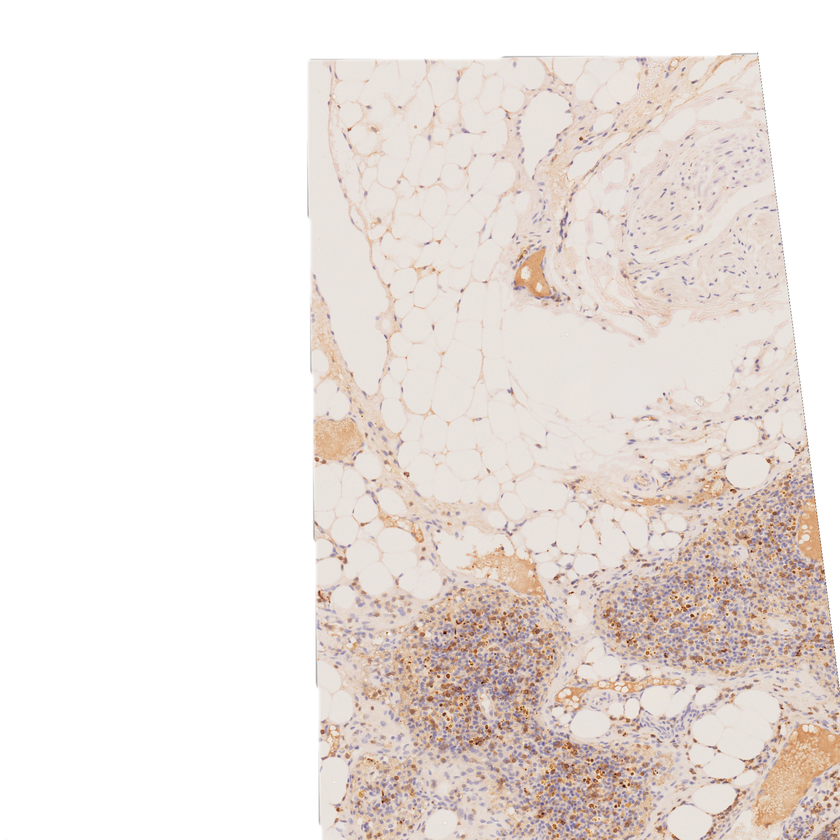
#> input picture data/membrane/IMAGES/r/real_1.png, 840 x 840 px, shrunk from 2048 x 2048 before the run; its folder holds 3 pictures in this run
$ jupyter execute image_similarity2.ipynb   (Python 2 division)
#> lines starting #> are read from the running program, lines starting #| are printed output that depends on the picture; pictures that were not available may be replaced by others from this repository, and a replacement may not be noted
[cell 1]
import cv2
import numpy as np

img_num = 1
original = cv2.imread("data/membrane/IMAGES/r/real_{}.png".format(img_num))
#> original is the input picture: shape (840, 840, 3); mean B, G, R 223.7, 227.9, 235.9
# original = cv2.resize(original, (512,512))
image_to_compare = cv2.imread("data/membrane/IMAGES/f/fake_{}.png".format(img_num))
# image_to_compare = cv2.resize(image_to_compare, (original.shape[1], original.shape[0]))

# Check for similarities between the 2 images
# sift = cv2.xfeatures2d.SIFT_create()
sift = cv2.SIFT_create()
kp_1, desc_1 = sift.detectAndCompute(original, None)
#> kp_1 = 4306 keypoints; strongest (x, y, size): (624, 786, 2), (445, 633, 2), (692, 615, 2.1), (444, 714, 2.3)
kp_2, desc_2 = sift.detectAndCompute(image_to_compare, None)
#> kp_2 has the same summary as kp_1

print("Keypoints 1ST Image: " + str(len(kp_1)))
#| Keypoints 1ST Image: 4306
print("Keypoints 2ND Image: " + str(len(kp_2)))
#| Keypoints 2ND Image: 4306


index_params = dict(algorithm=0, trees=5)
search_params = dict()
flann = cv2.FlannBasedMatcher(index_params, search_params)

matches = flann.knnMatch(desc_1, desc_2, k=2)
#> matches = 4306 matches

good_points = []
for m, n in matches:
    if m.distance < 0.75*n.distance:
        good_points.append(m)
#> after the loop, good_points = 4306 matches

number_keypoints = 0
if len(kp_1) <= len(kp_2):
    number_keypoints = len(kp_1)
#> number_keypoints = 4306
else:
    number_keypoints = len(kp_2)


print("GOOD Matches:",len(good_points))
#| GOOD Matches: 4306
print("How good it's the match", len(good_points)/number_keypoints*100)
#| How good it's the match 100

result = cv2.drawMatches(original, kp_1, image_to_compare, kp_2, good_points, None)
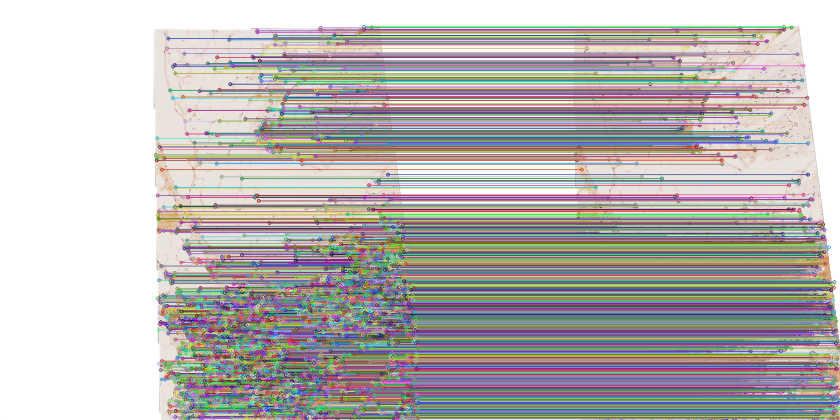
#> result: shape (840, 1680, 3) (shown at 1/2 size); mean B, G, R 179.5, 180.4, 184.6
cv2.imshow("result",cv2.resize(result, None, fx=0.3, fy=0.3))
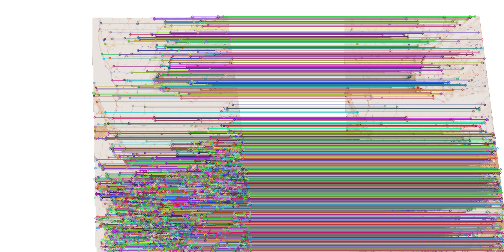
#> window 'result': shape (252, 504, 3); mean B, G, R 180.1, 179.9, 185
# cv2.imwrite("feature_matching.png",result)

# cv2.imshow("Original",cv2.resize(original, None, fx=0.3, fy=0.3))
# cv2.imshow("Duplicate",cv2.resize(image_to_compare, None, fx=0.3, fy=0.3))
cv2.waitKey(0)
cv2.destroyAllWindows()

[cell 2]
import cv2
import numpy as np

img_num = 2
original = cv2.imread("data/membrane/IMAGES/r/real_{}.png".format(img_num))
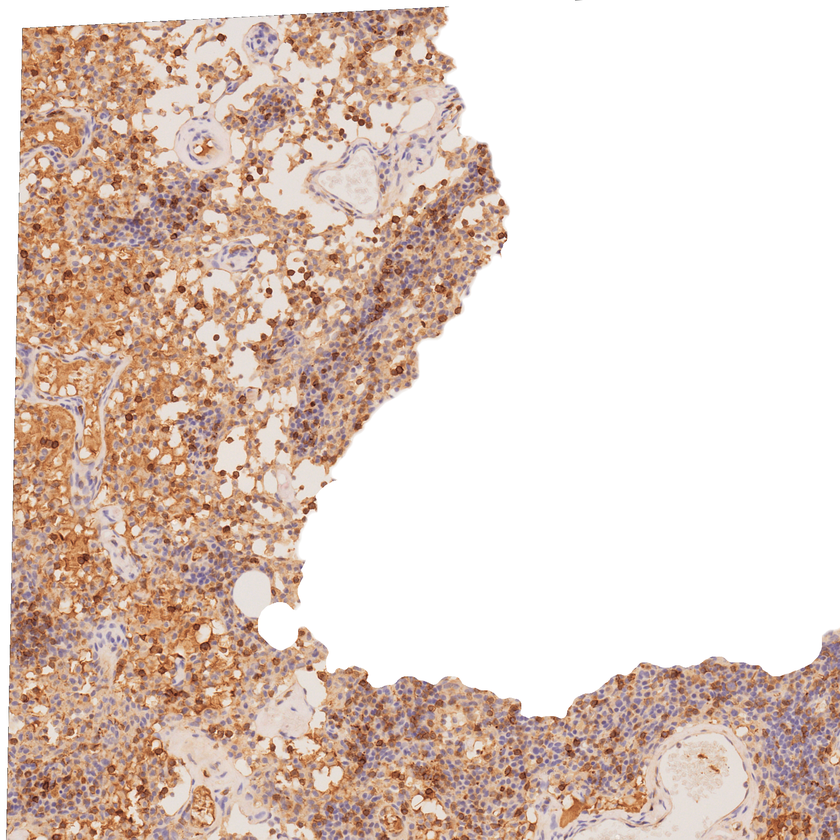
#> input picture data/membrane/IMAGES/r/real_3.png, 840 x 840 px, shrunk from 2048 x 2048 before the run, given in place of real_2.png, which was not available
#> original is the input picture: shape (840, 840, 3); mean B, G, R 194.5, 204.3, 222.8
image_to_compare = cv2.imread("data/membrane/IMAGES/f/fake_{}.png".format(img_num))

# checking Similarities Using ORB Algorithm
orb = cv2.ORB_create()
kp_1, desc_1 = orb.detectAndCompute(original,None)
#> kp_1 = 500 keypoints; strongest (x, y, size): (269, 289, 37.2), (506, 235, 31), (306, 513, 31), (217, 337, 37.2)
kp_2, desc_2 = orb.detectAndCompute(image_to_compare,None)
#> kp_2 has the same summary as kp_1

matcher = cv2.BFMatcher(cv2.NORM_HAMMING)
matches = matcher.knnMatch(desc_1,desc_2,k=2)
#> matches = 500 matches

good = []
for m,n in matches:
    if m.distance < 0.9*n.distance:
        good.append([m])
#> after the loop, good = 500 matches

final_image = cv2.drawMatchesKnn(original,kp_1,image_to_compare,kp_2,good,None)
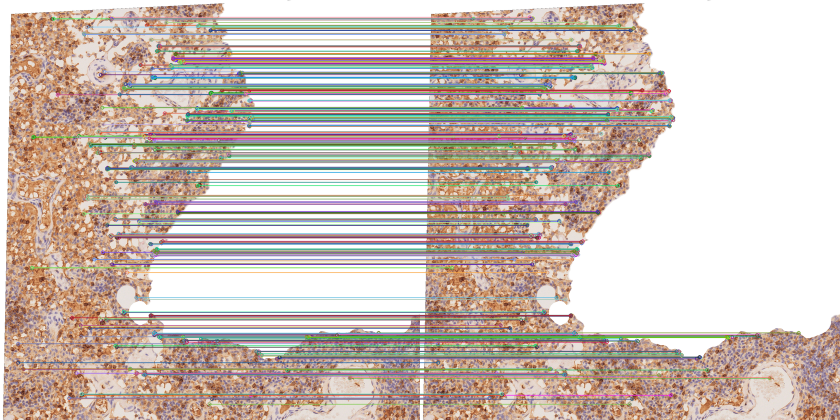
#> final_image: shape (840, 1680, 3) (shown at 1/2 size); mean B, G, R 181.6, 190, 203.1
cv2.imshow("result",cv2.resize(final_image, None, fx=0.3, fy=0.3))
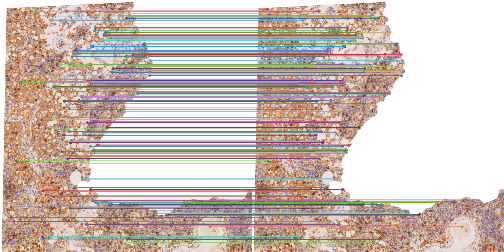
#> window 'result': shape (252, 504, 3); mean B, G, R 181.5, 190.5, 202.2
# cv2.imwrite("feature_matching.png",result)

# cv2.imshow("Original",cv2.resize(original, None, fx=0.3, fy=0.3))
# cv2.imshow("Duplicate",cv2.resize(image_to_compare, None, fx=0.3, fy=0.3))
cv2.waitKey(0)
cv2.destroyAllWindows()
